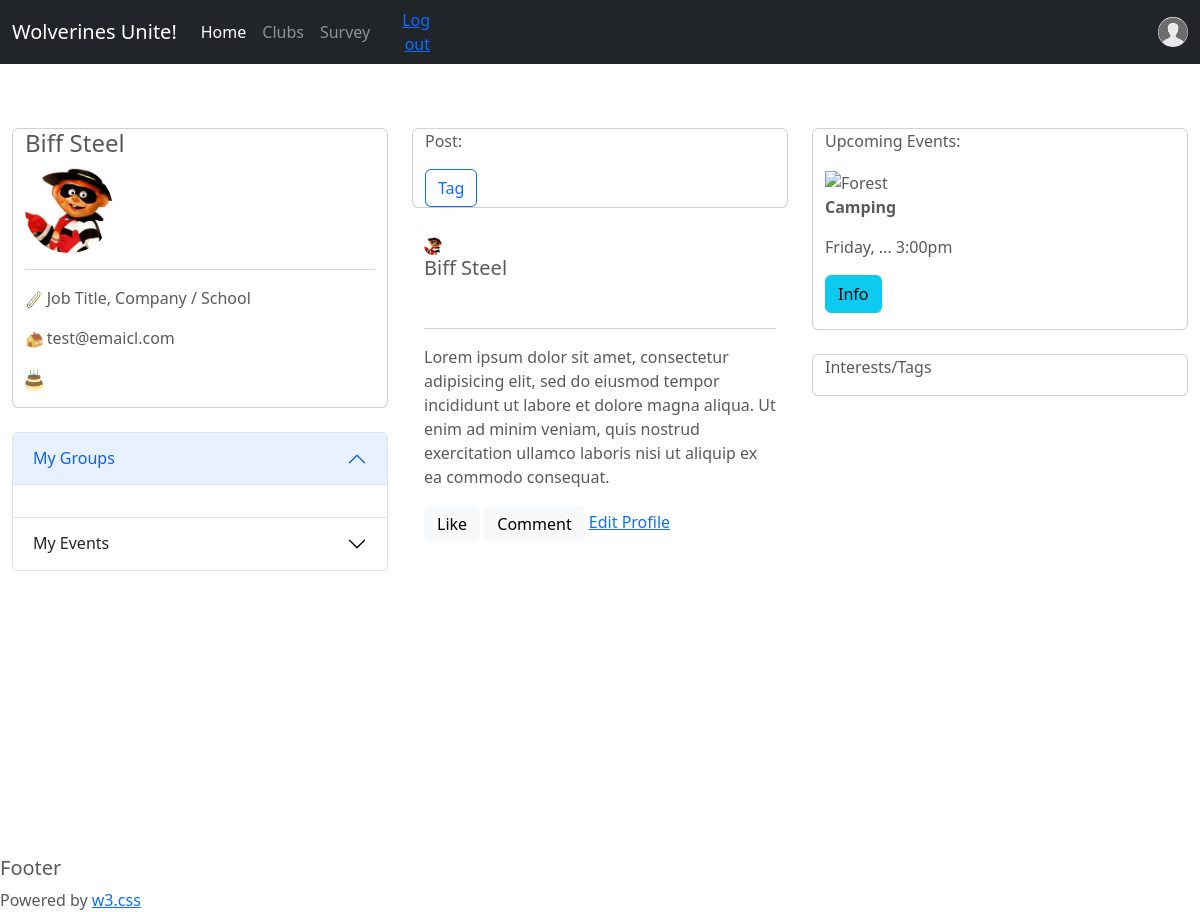
The page /profile.php (signed in) on the database its author committed.
### tables this page shows
CREATE TABLE `user_table` (
  `userID` int(11) NOT NULL,
  `username` varchar(30) NOT NULL,
  `password` varchar(100) NOT NULL,
  `realname` varchar(40) NOT NULL,
  `email` varchar(30) NOT NULL,
  `userPhoto` text NOT NULL,
  `bio` text NOT NULL
);

### profile.php (the view, shortened to what this page needs)
<!doctype html>
<html lang="en">
  <head>
    <link rel="stylesheet" href="https://cdn.jsdelivr.net/npm/bootstrap@4.0.0/dist/css/bootstrap.min.css">
	<link href="assets/dist/css/bootstrap.min.css" rel="stylesheet">
    <link href="carousel.css" rel="stylesheet">
  </head>
<header>
  <nav class="navbar navbar-expand-md navbar-dark fixed-top bg-dark">
    <div class="container-fluid">
      <a class="navbar-brand" href="#">Wolverines Unite!</a>
      <div class="collapse navbar-collapse" id="navbarCollapse">
        <ul class="navbar-nav me-auto mb-2 mb-md-0">
          <li class="nav-item">
            <a class="nav-link active" aria-current="page" href="index.html">Home</a>
          </li>
          <li class="nav-item">
            <a class="nav-link" href="clubs.php">Clubs</a>
          </li>
          <li class="nav-item">
            <a class="nav-link" href="survey.html">Survey</a>
          </li>
        </ul>
      </div>
	  <a style="text-align:right" role="button" href="logout.php">Log out</a>
	 <a style="text-align:right" role="button" href="profile.html"><img src="images/avatar-placeholder.png" width="4%" height="4%" style="border-radius:50%"></img></a>
    </div>
  </nav>
</header>
<?php
$DATABASE_HOST = 'localhost';
$DATABASE_USER = 'root';
$DATABASE_PASS = '';
$DATABASE_NAME = 'group6_db';
$con = mysqli_connect($DATABASE_HOST, $DATABASE_USER, $DATABASE_PASS, $DATABASE_NAME);
$stmt = $con->prepare('SELECT password, email, realname, userPhoto, bio FROM user_table WHERE userID = ?');
$stmt->bind_param('i', $_SESSION['id']);
$stmt->execute();
$stmt->bind_result($password, $email, $realname, $userPhoto, $bio);
?>
<div class="container" style="max-width:1400px;margin-top:80px">
  <div class="row align-items-start">
    <div class="col">
      <div class="card">
        <div class="container">
         <h4 class="center"><?php echo $realname; ?></h4>
         <p class="center circle"><img src=<?php echo "images/" . $userPhoto; ?> width="25%" height="25%" style="border-radius:50%" alt="Avatar"></p>
         <hr>
         <p><img src="images/pencil.png" width="5%" height="5%"></img> Job Title, Company / School</p>
         <p><img src="images/house.png" width="5%" height="5%"></img><?php echo ' ' . $email; ?></p>
         <p><img src="images/cake.png" width="5%" height="5%"></img><?php echo ' ' . $bio; ?></p>
        </div>
      </div>
      <br>
      <div class="accordion" id="accordionProfile">
		<div class="accordion-item">
		  <h2 class="accordion-header" id="headingOne">
			<button class="accordion-button" type="button" data-bs-toggle="collapse" data-bs-target="#collapseOne" aria-expanded="true" aria-controls="collapseOne">
			  My Groups
			</button>
		  </h2>
		  <div id="collapseOne" class="accordion-collapse collapse show" aria-labelledby="headingOne" data-bs-parent="#accordionProfile">
		  <div class="accordion-body">
		  </div>
		  </div>
		</div>
		<div class="accordion-item">
		  <h2 class="accordion-header" id="headingTwo">
			<button class="accordion-button collapsed" type="button" data-bs-toggle="collapse" data-bs-target="#collapseTwo" aria-expanded="false" aria-controls="collapseTwo">
			  My Events
			</button>
		  </h2>
		</div>
	  </div>
    </div>
    <div class="col">
      <div class="row">
        <div class="col">
          <div class="card">
            <div class="container">
              <p contenteditable="true">Post: </p>
              <button type="button" class="btn btn-outline-primary"> Tag</button>
            </div>
          </div>
        </div>
      </div>
      <div class="container"><br>
        <img src=<?php echo "images/" . $userPhoto; ?> alt="Avatar" width="5%" height="5%" style="border-radius:50%">
        <h5><?php echo $realname ?></h5><br>
        <hr class="clear">
        <p>Lorem ipsum dolor sit amet, consectetur adipisicing elit, sed do eiusmod tempor incididunt ut labore et dolore magna aliqua. Ut enim ad minim veniam, quis nostrud exercitation ullamco laboris nisi ut aliquip ex ea commodo consequat.</p>
        <button type="button" class="btn btn-light">  Like</button>
        <button type="button" class="btn btn-light">  Comment</button>
		<a style="text-align:right" role="button" href="editUser.html">Edit Profile</a>
      </div>
    </div>
    <div class="col">
      <div class="card">
        <div class="container">
          <p>Upcoming Events:</p>
		  <img src="images/forest.jpg" alt="Forest" style="width:50%;">
          <p><strong>Camping</strong></p>
          <p>Friday, ... 3:00pm</p>
          <p><button type="button" class="btn btn-info">Info</button></p>
        </div>
      </div>
      <br>
      <div class="card">
        <div class="container">
          <p>Interests/Tags</p>
        </div>
      </div>
      <br>
    </div>
  </div>
</div>
<br>
<footer class="w3-container w3-theme-d3 w3-padding-16">
  <h5>Footer</h5>
</footer>
<footer class="w3-container w3-theme-d5">
  <p>Powered by <a href="https://www.w3schools.com/w3css/default.asp" target="_blank">w3.css</a></p>
</footer>
</body>
</html>

### profile.php (style rules this page uses)
body, html { width: 100%; height: 100%; margin: 0; }
.container { width: 100%; height: 100%; }

### rows shown on the page
user_table: realname "Biff Steel", userPhoto (picture), email "test@emaicl.com"
